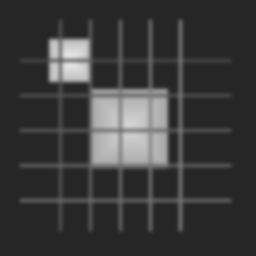
#> input picture ml/sample_images/sample_thermal_01.png, 256 x 256 px; its folder holds only this picture in this run
$ python run_restoration_benchmark.py
#> lines starting #> are read from the running program, lines starting #| are printed output that depends on the picture; after the words box and inside, x2 and y2 are one past the last pixel; in counts of white or black regions, pixels touching at a corner belong together
### ml/dip_core/pipeline/image_preprocessing.py
"""Image loading, reflection padding, device transfers, and mask preparation."""

import io
import os
from pathlib import Path
from typing import Optional, Tuple, Union
import numpy as np
import torch
import torch.nn.functional as F
from PIL import Image
import cv2

from dip_core.config import get_device


def load_image(
    image_input: Union[str, Path, bytes, Image.Image, np.ndarray],
    grayscale: bool = True,
) -> np.ndarray:
    """
    Load an image from filepath, byte buffer, PIL Image, or numpy array.
    Normalizes to float32 in range [0.0, 1.0].
    Thermal frames are represented as single-channel grayscale (H, W).
    """
#> called with image_input = 'ml/sample_images/sample_thermal_01.png', grayscale = True
    if isinstance(image_input, (str, Path)):
        p = Path(image_input)
        if not p.exists():
            raise FileNotFoundError(f"Image not found at path: {image_input}")
        pil_img = Image.open(p)
#> pil_img is the input picture: PIL image 256x256 L; min 38, max 226, mean 58.9
    elif isinstance(image_input, (bytes, bytearray)):
        pil_img = Image.open(io.BytesIO(image_input))
    elif isinstance(image_input, Image.Image):
        pil_img = image_input
    elif isinstance(image_input, np.ndarray):
        arr = image_input.astype(np.float32)
        if arr.max() > 1.0:
            arr = arr / 255.0
        if grayscale and arr.ndim == 3:
            arr = 0.2989 * arr[:, :, 0] + 0.5870 * arr[:, :, 1] + 0.1140 * arr[:, :, 2]
        return np.clip(arr, 0.0, 1.0).astype(np.float32)
    else:
        raise TypeError(f"Unsupported image input type: {type(image_input)}")

    if grayscale:
        pil_img = pil_img.convert("L")
    arr = np.array(pil_img, dtype=np.float32) / 255.0
    return np.clip(arr, 0.0, 1.0).astype(np.float32)


# [129 lines left out: functions pad_to_multiple_of_32, crop_back_to_original_size, to_tensor, to_device, build_valid_mask, not called in this run]

### ml/dip_core/pipeline/damage_simulation.py
"""Synthetic thermal image damage simulation for objective benchmarking."""

from typing import Tuple, Optional
import numpy as np
import cv2
from dip_core.config import DamageConfig


def simulate_damage(
    clean_image: np.ndarray,
    config: Optional[DamageConfig] = None,
) -> Tuple[np.ndarray, np.ndarray, np.ndarray]:
    """
    Simulate realistic synthetic damage on a clean thermal image.

    Features:
      1. Gaussian thermal sensor noise with configurable SNR in dB.
      2. Pixel dropout (dead pixels).
      3. Structural defects: rectangular missing sensor blocks and diagonal scratch lines.

    Args:
      clean_image: float32 numpy array [0.0, 1.0] of shape (H, W).
      config: DamageConfig containing SNR, dropout ratio, line holes count, etc.

    Returns:
      damaged_image: degraded float32 numpy array in [0.0, 1.0].
      ground_truth_mask: binary mask M (1.0 = valid, 0.0 = damaged/missing).
      clean_reference: pristine clean float32 reference image.
    """
    if config is None:
        config = DamageConfig()

    rng = np.random.default_rng(config.seed)
    clean = np.clip(clean_image.copy(), 0.0, 1.0).astype(np.float32)
    h, w = clean.shape[:2]
#> h = 256; w = 256

    damaged = clean.copy()
    mask = np.ones((h, w), dtype=np.float32)

    # 1. Additive Gaussian Sensor Noise
    if config.gaussian_snr_db is not None:
        signal_power = np.mean(clean**2)
#> signal_power = 0.082
        noise_power = signal_power / (10.0 ** (config.gaussian_snr_db / 10.0))
#> noise_power = 0.00082
        noise_std = float(np.sqrt(max(noise_power, 1e-12)))
#> noise_std = 0.0286
    else:
        noise_std = config.gaussian_noise_std

    if noise_std > 0:
        noise = rng.normal(0.0, noise_std, (h, w)).astype(np.float32)
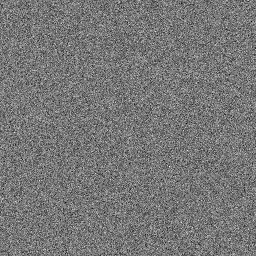
#> noise: shape (256, 256) float32; min -0.126, max 0.143, mean -4.23e-05; drawn with min black and max white
        damaged = np.clip(damaged + noise, 0.0, 1.0)

    # 2. Random Pixel Dropout (Dead pixels)
    if config.dropout_ratio > 0:
        drop_mask = rng.uniform(0.0, 1.0, (h, w)) < config.dropout_ratio
        damaged[drop_mask] = 0.0
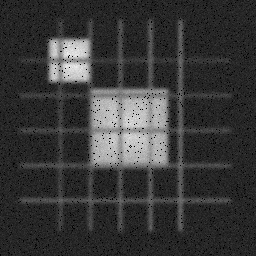
#> damaged: shape (256, 256) float32; min 0, max 0.942, mean 0.224
        mask[drop_mask] = 0.0

    # 3. Rectangular Missing Holes (Sensor Block Failure)
    for _ in range(config.num_rect_holes):
        bh = int(h * rng.uniform(0.12, 0.22))
        bw = int(w * rng.uniform(0.12, 0.22))
        y0 = int(rng.integers(0, max(1, h - bh)))
        x0 = int(rng.integers(0, max(1, w - bw)))
        damaged[y0 : y0 + bh, x0 : x0 + bw] = 0.0
        mask[y0 : y0 + bh, x0 : x0 + bw] = 0.0
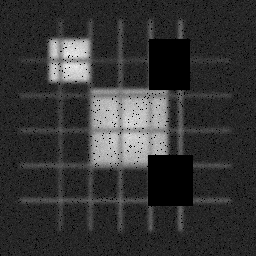
#> damaged: shape (256, 256) float32; 6.5% of pixels changed, all inside (x1, y1, x2, y2) = (148, 39, 193, 206)
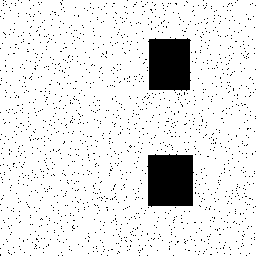
#> mask: shape (256, 256) float32; values 0 (black) and 1 (white), 90.4% white; 1661 black regions (1659 under 20 px), largest, box (x1, y1, x2, y2) and area: (147, 154, 194, 207) 2301, (148, 38, 191, 91) 2101

    # 4. Scratch Lines
    for _ in range(config.num_line_holes):
        y1, x1 = int(rng.integers(0, h)), int(rng.integers(0, w))
        y2, x2 = int(rng.integers(0, h)), int(rng.integers(0, w))
        thickness = int(rng.integers(2, 4))
        cv2.line(mask, (x1, y1), (x2, y2), 0.0, thickness=thickness)
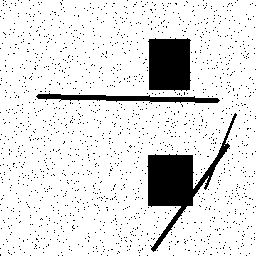
#> mask: shape (256, 256) float32; values 0 (black) and 1 (white), 88% white; 1595 black regions (1592 under 20 px), largest, box (x1, y1, x2, y2) and area: (147, 113, 237, 252) 3010, (148, 38, 191, 91) 2101, (36, 93, 220, 103) 922

    # Apply structural mask to damaged image (damaged areas have 0 pixel value)
    damaged = damaged * mask
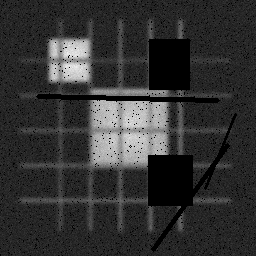
#> damaged: shape (256, 256) float32; min 0, max 0.942, mean 0.202

    return damaged.astype(np.float32), mask.astype(np.float32), clean


# [31 lines left out: functions simulate_thermal_damage, add_gaussian_noise, add_dead_pixels, add_rectangular_holes, add_scratch_lines, not called in this run]

### ml/dip_core/baselines.py
"""Classical filtering and inpainting baselines for comparison."""

from typing import Dict, Any, Optional
import numpy as np
import cv2
from dip_core.metrics import calculate_psnr, calculate_ssim


def apply_mean_filter(image: np.ndarray, ksize: int = 3) -> np.ndarray:
    """Mean / Box blur filter (e.g. 3x3 or 7x7)."""
#> called with ksize = 3
    img_u8 = (np.clip(image, 0.0, 1.0) * 255.0).astype(np.uint8)
    blurred = cv2.blur(img_u8, (ksize, ksize))
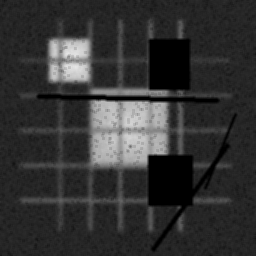
#> blurred: shape (256, 256); min 0, max 229, mean 51
    return (blurred.astype(np.float32) / 255.0)


# [85 lines left out: functions apply_median_filter, apply_gaussian_filter, apply_inpaint_baseline, apply_unsharp_filter, evaluate_baselines, not called in this run]

### ml/dip_core/config.py
"""Configuration dataclasses and device helpers for Deep Image Prior thermal restoration."""

from dataclasses import dataclass, field
from enum import Enum
from typing import List, Optional, Union, Any, Tuple
import torch


class RestorationTask(str, Enum):
    """Supported thermal image restoration tasks."""
    AUTO = "auto"
    DENOISE = "denoise"
    INPAINT = "inpaint"
    DEBLUR = "deblur"
    SHARPEN = "sharpen"
    DEBLURRING = "deblurring"
    DENOISE_AND_INPAINT = "denoise_and_inpaint"
    DENOISING = "denoising"
    INPAINTING = "inpainting"
    SUPER_RESOLUTION = "super_resolution"
    COMBINED = "combined"


@dataclass
class DipTrainingConfig:
    """Hyperparameters for Deep Image Prior network optimization."""
    iterations: int = 1500
    learning_rate: float = 0.01
    noise_channels: int = 32
    reg_noise_std: float = 1.0 / 30.0  # Gaussian jitter added to z each iteration
    noise_std: float = 0.1             # Initial noise tensor standard deviation
    log_every: int = 50                # Logging and preview frequency
    save_every: int = 50               # Checkpoint/snapshot save frequency
    model_type: str = "unet"           # "unet" or "conv_baseline"
    loss_type: str = "composite_edge"  # "composite_edge", "masked_mse", or "deblur"
    deblur_strength: str = "strong"    # "normal", "strong", "ultra"
    enable_sharpness_boost: bool = True
    psf_kernel_size: int = 5
    psf_sigma: float = 1.4
    early_stopping_enabled: bool = False
    early_stopping_patience: int = 250
    early_stopping_min_delta: float = 1e-5
    smoothing_window: int = 20
    seed: int = 42
    out_channels: int = 1              # Output image channels
    skip_channels: int = 4             # 1x1 skip connection channels
    weight_decay: float = 0.0          # Adam optimizer weight decay
    run_baselines: bool = True         # Whether to compute classical baselines
    device: Optional[str] = None       # "cuda", "cpu", or None for auto-detect
    input_channels: Optional[int] = None
    log_interval: Optional[int] = None
    early_stopping: Optional[bool] = None
    patience: Optional[int] = None
    min_delta: Optional[float] = None

    # [21 lines left out: function __post_init__, not called in this run]


# Backward-compatibility alias
DIPConfig = DipTrainingConfig


@dataclass
class ModelConfig:
    """Architecture configuration for the generator network."""
    model_name: str = "unet"           # "unet" or "conv_baseline"
    in_channels: int = 32
    out_channels: int = 1              # Thermal images are single-channel grayscale
    encoder_channels: List[int] = field(default_factory=lambda: [16, 32, 64, 128, 128])
    skip_channels: int = 4             # 1x1 conv projection channel count for skips
    upsample_mode: str = "bilinear"


@dataclass
class DamageConfig:
    """Configuration for synthetic damage simulation on clean thermal images."""
    gaussian_snr_db: Optional[float] = 20.0  # Target SNR in decibels
    gaussian_noise_std: float = 0.10         # Used if gaussian_snr_db is None
    dropout_ratio: float = 0.03              # Random dead/corrupted pixel ratio
    num_line_holes: int = 4                  # Number of scratch lines
    num_rect_holes: int = 2                  # Number of rectangular missing blocks
    seed: int = 42
    # Flexible aliases
    dead_pixel_ratio: Optional[float] = None
    scratch_line_count: Optional[int] = None
    scratch_line_thickness: Optional[int] = None
    rect_hole_count: Optional[int] = None
    rect_hole_size: Optional[Any] = None

    def __post_init__(self):
        if self.dead_pixel_ratio is not None:
            self.dropout_ratio = self.dead_pixel_ratio
        else:
            self.dead_pixel_ratio = self.dropout_ratio
        if self.scratch_line_count is not None:
            self.num_line_holes = self.scratch_line_count
        else:
            self.scratch_line_count = self.num_line_holes
        if self.rect_hole_count is not None:
            self.num_rect_holes = self.rect_hole_count
        else:
            self.rect_hole_count = self.num_rect_holes


# [9 lines left out: function get_device, not called in this run]

### ml/dip_core/metrics.py
"""Metrics module for PSNR, SSIM, and masked PSNR evaluation."""

import math
from typing import Union, Optional
import numpy as np
import torch
import torch.nn.functional as F


def calculate_psnr(
    img1: Union[np.ndarray, torch.Tensor],
    img2: Union[np.ndarray, torch.Tensor],
    mask: Optional[Union[np.ndarray, torch.Tensor]] = None,
    max_val: float = 1.0,
    eps: float = 1e-10,
) -> float:
    """
    Compute Peak Signal-to-Noise Ratio (PSNR) in decibels between two images in [0, 1].
    If mask is provided, computes PSNR only over valid pixels (mask > 0.5).
    """
#> (the run stopped early here; a loop or call above may not have finished)

$ run again, on ml/sample_images/sample_thermal_03.png
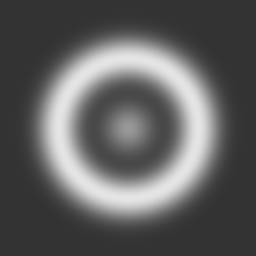
#> input picture ml/sample_images/sample_thermal_03.png, 256 x 256 px
#> in load_image, pil_img is the input picture: PIL image 256x256 L; min 51, max 228, mean 96
#> signal_power = 0.195
#> noise_power = 0.00195
#> noise_std = 0.0441
#> after the loop in simulate_damage, `for _ in range(config.num_rect_holes):`:
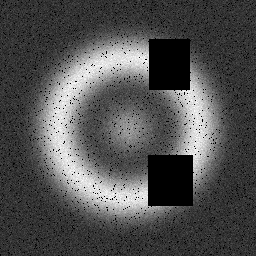
#> damaged: shape (256, 256) float32; min 0, max 1, mean 0.321
#> in apply_mean_filter, `blurred = cv2.blur(img_u8, (ksize, ksize))`:
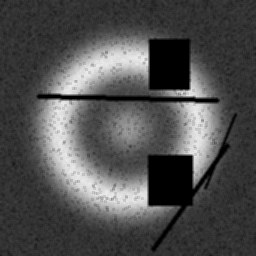
#> blurred: shape (256, 256); min 0, max 238, mean 78.9
